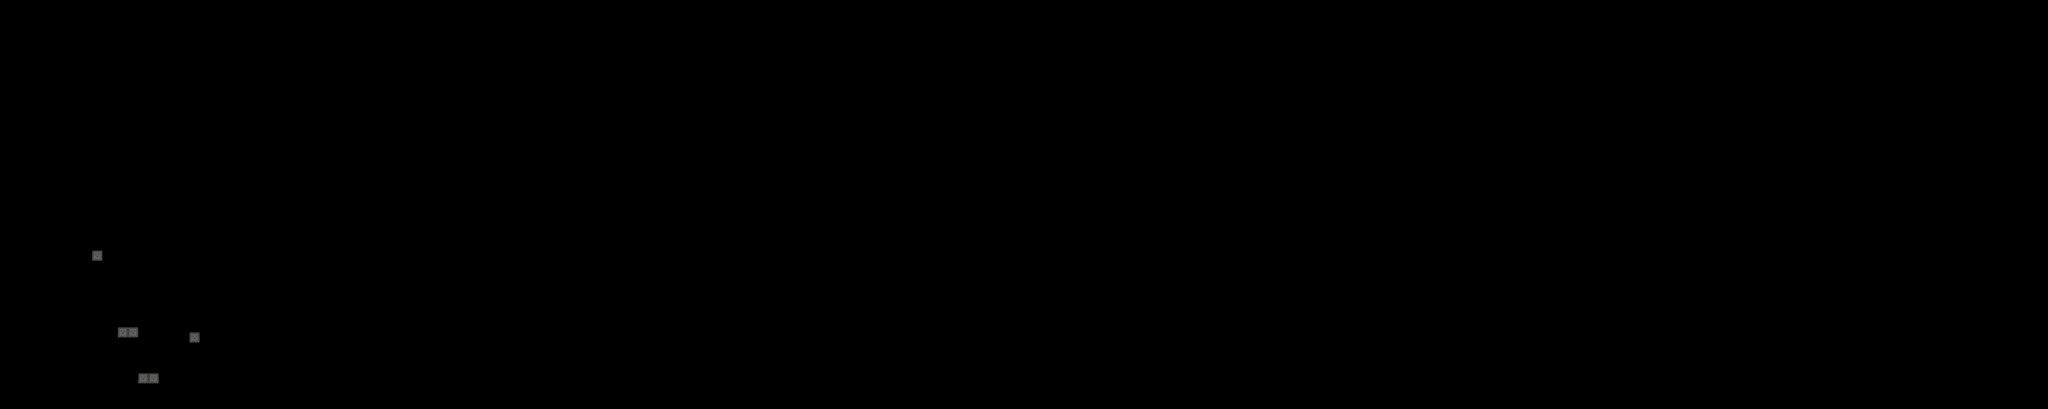

A 2D game scene composited from a Tiled map and its tileset images. What follows is a short description and the map's XML, with each tile layer's data collapsed to a summary:
An orthogonal 400x80 tile map with 16x16 px tiles, 4 tile layers (Decoraciones, Capa de patrones 1, LavaSheet, Fondo), 12 tilesets and 3 objects.

<map version="1.4" tiledversion="1.4.3" orientation="orthogonal" renderorder="right-down" width="400" height="80" tilewidth="16" tileheight="16" infinite="0" nextlayerid="45" nextobjectid="465">
 <tileset firstgid="1" name="PisoGreenOficial" tilewidth="16" tileheight="16" tilecount="144" columns="4">
  <image source="PisoGreen/PisoGreenOficial.png" width="64" height="576" />
 </tileset>
 <tileset firstgid="145" name="Decoraciones" tilewidth="16" tileheight="16" tilecount="320" columns="8">
  <image source="two/Decoraciones.png" width="128" height="640" />
  <tile id="66">
   <animation>
    <frame tileid="66" duration="150" />
    <frame tileid="68" duration="150" />
    <frame tileid="80" duration="150" />
    <frame tileid="82" duration="150" />
    <frame tileid="84" duration="150" />
   </animation>
  </tile>
  <tile id="67">
   <animation>
    <frame tileid="67" duration="150" />
    <frame tileid="69" duration="150" />
    <frame tileid="81" duration="150" />
    <frame tileid="83" duration="150" />
    <frame tileid="85" duration="150" />
   </animation>
  </tile>
  <tile id="74">
   <animation>
    <frame tileid="74" duration="150" />
    <frame tileid="76" duration="150" />
    <frame tileid="88" duration="150" />
    <frame tileid="90" duration="150" />
    <frame tileid="92" duration="150" />
   </animation>
  </tile>
  <tile id="75">
   <animation>
    <frame tileid="75" duration="150" />
    <frame tileid="77" duration="150" />
    <frame tileid="89" duration="150" />
    <frame tileid="91" duration="150" />
    <frame tileid="93" duration="150" />
   </animation>
  </tile>
 </tileset>
 <tileset firstgid="465" name="LavaSheet" tilewidth="8" tileheight="16" tilecount="32" columns="4">
  <image source="LavaSheet.png" width="32" height="128" />
  <tile id="0">
   <animation>
    <frame tileid="0" duration="50" />
    <frame tileid="1" duration="50" />
    <frame tileid="2" duration="50" />
    <frame tileid="3" duration="50" />
    <frame tileid="4" duration="50" />
    <frame tileid="5" duration="50" />
    <frame tileid="6" duration="50" />
    <frame tileid="7" duration="50" />
    <frame tileid="8" duration="50" />
    <frame tileid="9" duration="50" />
    <frame tileid="10" duration="50" />
    <frame tileid="11" duration="50" />
    <frame tileid="12" duration="50" />
    <frame tileid="13" duration="50" />
    <frame tileid="14" duration="50" />
    <frame tileid="15" duration="50" />
   </animation>
  </tile>
  <tile id="16">
   <animation>
    <frame tileid="16" duration="100" />
    <frame tileid="17" duration="100" />
    <frame tileid="18" duration="100" />
    <frame tileid="19" duration="100" />
    <frame tileid="20" duration="100" />
    <frame tileid="21" duration="100" />
    <frame tileid="22" duration="100" />
    <frame tileid="23" duration="100" />
    <frame tileid="24" duration="100" />
    <frame tileid="25" duration="100" />
    <frame tileid="26" duration="100" />
    <frame tileid="27" duration="100" />
    <frame tileid="28" duration="100" />
    <frame tileid="29" duration="100" />
    <frame tileid="30" duration="100" />
    <frame tileid="31" duration="100" />
   </animation>
  </tile>
 </tileset>
 <tileset firstgid="497" name="cuboP" tilewidth="16" tileheight="32" tilecount="1" columns="1">
  <image source="cuboP.png" width="16" height="32" />
 </tileset>
 <tileset firstgid="498" name="Bloque1" tilewidth="16" tileheight="16" tilecount="1" columns="1">
  <image source="Bloque1.png" width="16" height="16" />
 </tileset>
 <tileset firstgid="499" name="Bloques" tilewidth="16" tileheight="16" tilecount="10" columns="10">
  <image source="Bloques.png" width="160" height="16" />
 </tileset>
 <tileset firstgid="509" name="Cascada" tilewidth="96" tileheight="96" tilecount="4" columns="1">
  <image source="Cascada.png" width="96" height="384" />
  <tile id="0">
   <animation>
    <frame tileid="0" duration="150" />
    <frame tileid="1" duration="150" />
    <frame tileid="2" duration="150" />
    <frame tileid="3" duration="150" />
   </animation>
  </tile>
 </tileset>
 <tileset firstgid="513" name="cuboS" tilewidth="16" tileheight="16" tilecount="2" columns="1">
  <image source="cuboS.png" width="16" height="32" />
 </tileset>
 <tileset firstgid="515" name="CuboS(1)" tilewidth="16" tileheight="16" tilecount="2" columns="1">
  <image source="CuboS(1).png" width="16" height="32" />
 </tileset>
 <tileset firstgid="517" name="End" tilewidth="16" tileheight="16" tilecount="4" columns="2">
  <image source="End.png" width="32" height="32" />
 </tileset>
 <tileset firstgid="521" name="cesped" tilewidth="16" tileheight="16" tilecount="16" columns="8">
  <image source="PisoGreen/cesped.png" width="128" height="32" />
 </tileset>
 <tileset firstgid="537" name="BloquesGreen" tilewidth="16" tileheight="16" tilecount="24" columns="12">
  <image source="PisoGreen/BloquesGreen.png" width="192" height="32" />
 </tileset>
 <layer id="26" name="Decoraciones" width="400" height="80" tintcolor="#ffffff">
  <data>[32000 cells, 0 non-empty, 0 distinct tile ids]</data>
 </layer>
 <objectgroup color="#555500" id="2" name="paredes" />
 <objectgroup color="#ff55ff" id="3" name="piso" />
 <objectgroup color="#55aa00" id="4" name="techo" />
 <objectgroup color="#005500" id="5" name="PersonajeCoo" />
 <objectgroup color="#ffff00" id="6" name="pinchos" />
 <objectgroup id="7" name="cajas" />
 <objectgroup id="8" name="agarraderaDere" />
 <objectgroup id="9" name="agarraderaIzq" />
 <objectgroup id="10" name="pisoTime" visible="0" />
 <objectgroup color="#aa0000" id="11" name="particulas" />
 <objectgroup id="12" name="espacio" visible="0" />
 <objectgroup id="13" name="sierra" visible="0" />
 <objectgroup id="14" name="sierraRD" />
 <objectgroup id="15" name="sierraRu" visible="0" locked="1" />
 <objectgroup id="16" name="sierraLu" visible="0" />
 <objectgroup id="17" name="sierraLD" />
 <objectgroup id="18" name="plataformaMov" />
 <objectgroup id="19" name="Fuego" />
 <objectgroup id="20" name="paredED" />
 <objectgroup id="21" name="paredEL" />
 <objectgroup color="#aa0000" id="22" name="pisoMuerte" />
 <objectgroup color="#ffaaff" id="23" name="EnemigoWalk" />
 <objectgroup id="24" name="ButtonObject1" />
 <objectgroup id="25" name="Button1" />
 <objectgroup id="27" name="Aplastador" visible="0" locked="1">
  <object id="62" x="831.667" y="706.333" width="47.6667" height="77.3333" />
  <object id="65" x="884.5" y="706.33" width="47.6667" height="77.3333" />
  <object id="66" x="935.833" y="706.33" width="47.6667" height="77.3333" />
 </objectgroup>
 <objectgroup id="28" name="PinchosGravity" />
 <objectgroup id="31" name="AgarraderaCircular" />
 <objectgroup id="32" name="EnemigoJump" />
 <objectgroup id="33" name="RayoFuego" />
 <objectgroup id="36" name="In" />
 <objectgroup id="37" name="Out" />
 <objectgroup id="38" name="Coins" />
 <objectgroup id="39" name="Button2" />
 <objectgroup id="40" name="Button2Objects" />
 <objectgroup id="41" name="setScreen" />
 <objectgroup id="42" name="Agarradera" />
 <layer id="1" name="Capa de patrones 1" width="400" height="80">
  <data>[32000 cells, 0 non-empty, 0 distinct tile ids]</data>
 </layer>
 <layer id="30" name="LavaSheet" width="400" height="80">
  <data>[32000 cells, 0 non-empty, 0 distinct tile ids]</data>
 </layer>
 <layer id="44" name="Fondo" width="400" height="80">
  <data>[32000 cells, 24 non-empty, 4 distinct tile ids]</data>
 </layer>
</map>
